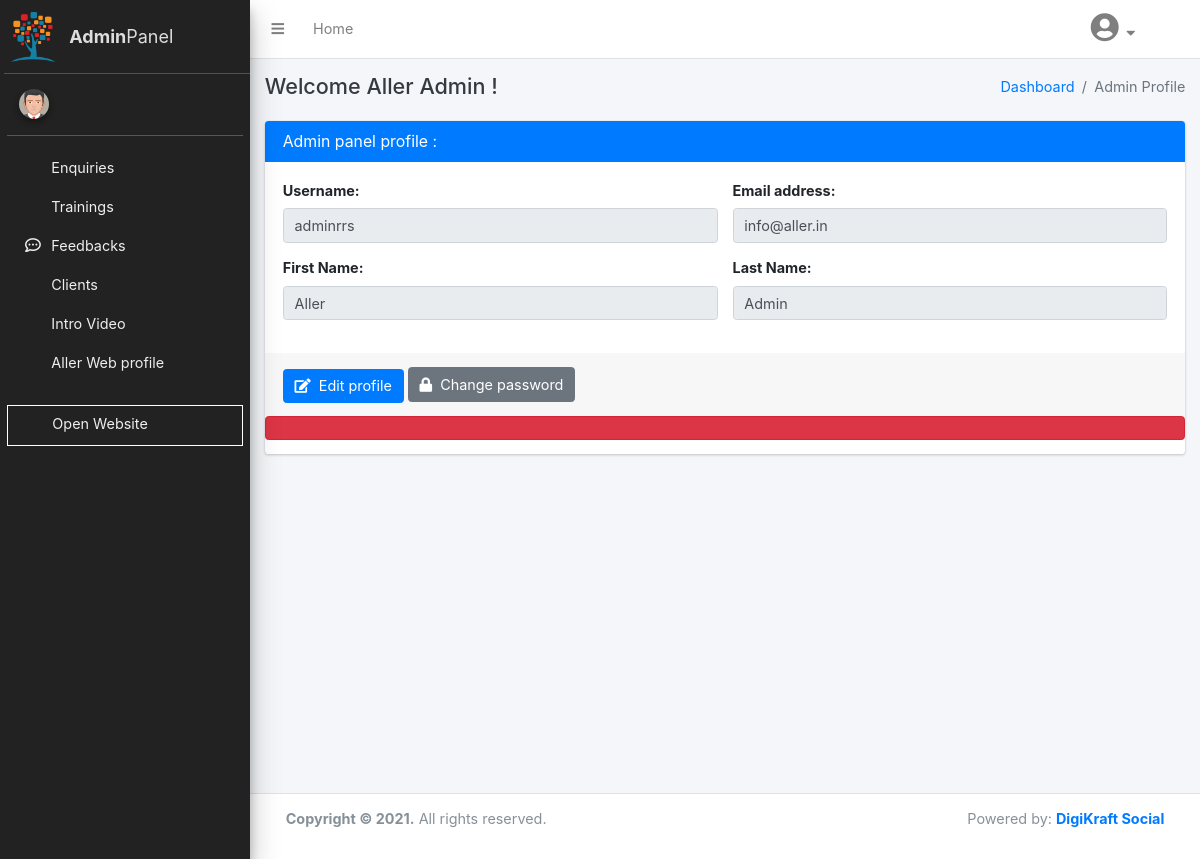
The page /index.php/login/changePwd on the database as committed earlier.
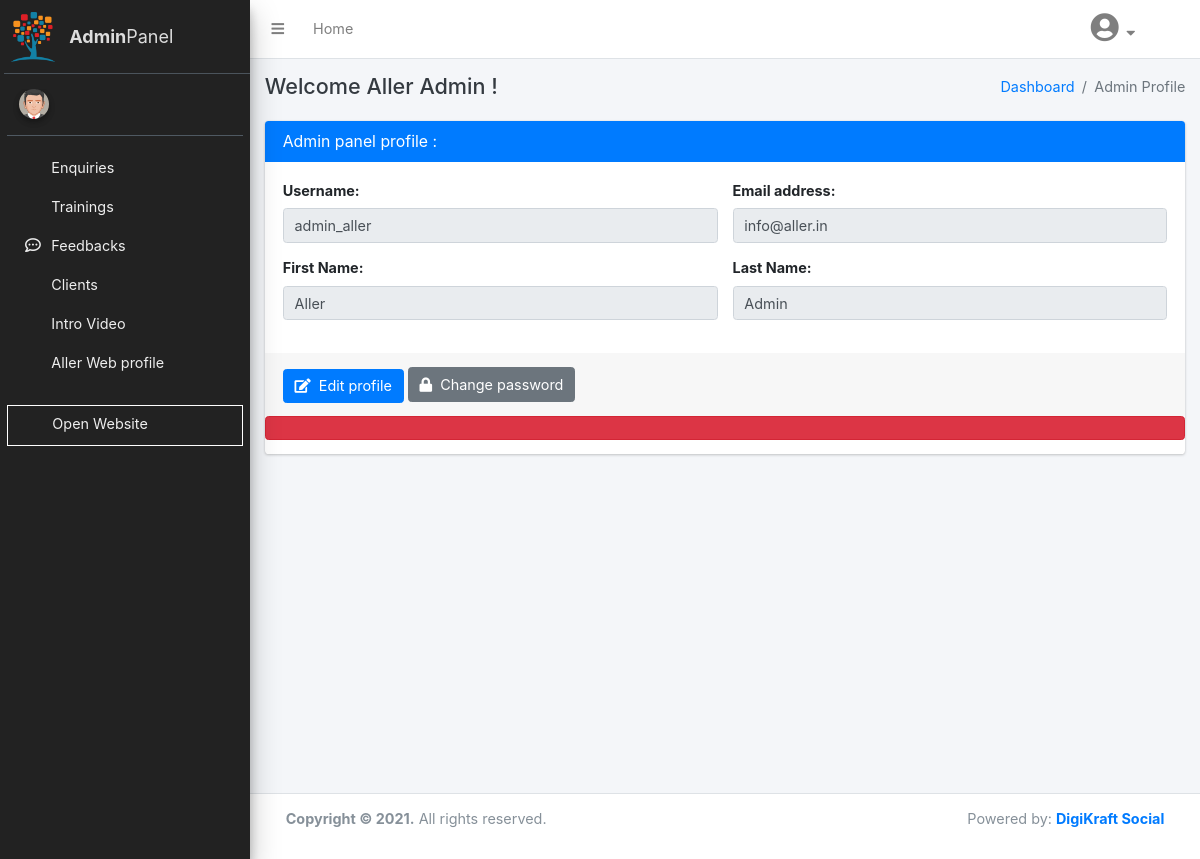
The same page on the database as committed later.
### tables this page shows
CREATE TABLE `users` (
  `user_id` int(11) NOT NULL,
  `username` varchar(50) NOT NULL,
  `pwd` varchar(255) NOT NULL,
  `fname` varchar(15) NOT NULL,
  `lname` varchar(15) NOT NULL,
  `email` varchar(500) NOT NULL,
  `status` varchar(15) NOT NULL DEFAULT 'active',
  `role` varchar(15) NOT NULL DEFAULT 'admin'
);

### application/controllers/Login.php (called while the page is built, shortened)
<?php
class Login extends MY_Controller {
    public function __construct(){
        $this->load->model('Auth_model', 'auth');
        $this->load->model('GetModel', 'fetch');
    }
    public function changePwd(){
        $this->form_validation->set_rules('oldp', 'Old Password', 'required|min_length[6]');
        $this->form_validation->set_rules('newp', 'New Password', 'required|min_length[6]');
        $this->form_validation->set_rules('cnfp', 'Confirm Password', 'required|min_length[6]');
        if($this->form_validation->run() == TRUE){
            $data=$this->input->post();
            $admProfile=$this->fetch->getAdminProfile();
            if($data['newp']==$data['cnfp']){
                if( password_verify($data['oldp'], $admProfile->pwd) ){
                    $hash['pwd'] = password_hash( $this->input->post('cnfp'), PASSWORD_DEFAULT );
                    $status=$this->auth->changeLoginPassword($hash, $admProfile->user_id);
                    if($status){
                        $this->session->set_flashdata('success','Password Updated !');
                        redirect('Admin/adminProfile');
                    }
                    else{
                        $this->session->set_flashdata('failed','Error !');
                        redirect('Admin/adminProfile');
                    }
                }
                else{
                    $this->session->set_flashdata('failed','Invalid old password !');
                    redirect('Admin/adminProfile');
                }
            }
            else{
                $this->session->set_flashdata('failed','New & confirm password should be same !');
                redirect('Admin/adminProfile');
            }
        }
        else{
            $admProfile=$this->fetch->getAdminProfile();
            $this->load->view( 'admin/adminheader', ['admProfile' => $admProfile, 'errors'=> validation_errors()] );
            $this->load->view('admin/adminaside');
            $this->load->view('admin/adminProfile');
            $this->load->view('admin/adminfooter');
        }
    }
}

### index.php (called while the page is built, shortened)
<?php
require_once BASEPATH.'core/CodeIgniter.php';

### application/models/GetModel.php (called while the page is built, shortened)
<?php
class GetModel extends CI_Model{
    public function getAdminProfile()
    {
        return $this->db->get('users')->row();
    }
}
?>

### application/views/admin/adminProfile.php (the view, shortened to what this page needs)
<div class="content-wrapper">
    <div class="content-header">
        <div class="container-fluid">
            <div class="row mb-4">
                <div class="col-md-6">
                    <h4 class="m-0 text-dark">Welcome <?php echo $admProfile->fname .'&nbsp;' . $admProfile->lname ?> !</h4>
                </div>
                <div class="col-md-6">
                    <ol class="breadcrumb float-sm-right">
                    <li class="breadcrumb-item"><a href="<?=base_url('Admin')?>">Dashboard</a></li>
                    <li class="breadcrumb-item active"><a >Admin Profile</a></li>
                    </ol>
                </div>
            </div>
            <div class="row adm-pro-row">
                <div class="col-md-12">
                    <div class="card card-primary">
                        <div class="card-header">
                            <h4 class="card-title">Admin panel profile :</h4>
                        </div>
                        <?php
                            $username1=$admProfile->username;
                            $email1=$admProfile->email;
                            $fname=$admProfile->fname;
                            $lname=$admProfile->lname;
                        ?>
                        <form role="form">
                            <div class="card-body">
                                <div class="row">
                                    <div class="form-group col-md-6">
                                        <label for="Uname">Username:</label>
                                        <input type="text" class="form-control" id="Uname" value="<?=$username1?>" disabled>
                                    </div>
                                    <div class="form-group col-md-6">
                                        <label for="Email">Email address:</label>
                                        <input type="email" class="form-control" id="Email" value="<?=$email1?>" disabled>
                                    </div>
                                </div>
                                <div class="row">
                                    <div class="form-group col-md-6">
                                        <label for="fname">First Name:</label>
                                        <input type="text" class="form-control" id="fname" value="<?=$fname?>" disabled>
                                    </div>
                                    <div class="form-group col-md-6">
                                        <label for="lname">Last Name:</label>
                                        <input type="text" class="form-control" id="lname" value="<?=$lname?>" disabled>
                                    </div>
                                </div>
                            </div>
                            <div class="card-footer">
                                <button type="button" class="btn btn-primary mt-1 mb-" data-toggle="modal" data-target="#edit-prof-modal"><i class="fa fa-edit"></i>&nbsp; Edit profile</button>
                                <button type="button" class="btn btn-secondary mt-1 mb-1" data-toggle="modal" data-target="#pwd-modal"><i class="fa fa-lock"></i>&nbsp; Change password</button>
                            </div>
                        </form>
                        <?php
                        if(isset($errors)){
                           echo '<span class="alert alert-danger">'.$errors.'</span>';
                            }
                        ?>
                    </div>
                </div>
            </div>
        </div>
    </div>
</div>

### application/views/admin/adminheader.php (shortened to what this page needs)
<!DOCTYPE html>
<html>
<head>
  <link rel="stylesheet" href="https://pro.fontawesome.com/releases/v5.10.0/css/all.css"/>
  <link rel="stylesheet" href="<?php echo base_url(); ?>assets/dist/css/adminlte.min.css">
  <link rel="stylesheet" href="<?php echo base_url(); ?>assets/plugins/datatables-bs4/css/dataTables.bootstrap4.css">
  <link rel="stylesheet" href="<?php echo base_url(); ?>assets/plugins/overlayScrollbars/css/OverlayScrollbars.min.css">
</head>
<body class="hold-transition sidebar-mini layout-fixed">
<div class="wrapper">
  <nav class="main-header navbar navbar-expand navbar-white navbar-light" >
    <ul class="navbar-nav">
      <li class="nav-item">
        <a class="nav-link" data-widget="pushmenu" href="#"><i class="fas fa-bars"></i></a>
      </li>
      <li class="nav-item d-none d-sm-inline-block">
        <a href="<?=base_url('Admin')?>" class="nav-link">Home</a>
      </li>
    </ul>
  <ul class="navbar-nav ml-auto">
    <li class="nav-item dropdown mr-5 mb-2">
      <a class="nav-link" data-toggle="dropdown" href="#">
        <i class="fas fa-user-circle fa-2x"></i> <i class="fas fa-caret-down fa-md ml-1"></i>
      </a>
    </li>
  </ul>
  </nav>

### application/views/admin/adminaside.php
<aside class="main-sidebar sidebar-dark-primary elevation-4">
  <a href="<?=base_url('Admin')?>" class="brand-link ml-1">
    <span class="brand-text text-lg d-flex  align-items-center"><img src="<?=base_url('assets/images/sidebar_logo.png')?>" alt="Logo" height="50px" class=""> <strong class="ml-3">Admin </strong>Panel</span>
  </a>
  <div class="sidebar">
    <div class="user-panel mt-3 pb-3 mb-3 d-flex">
      <div class="image">
        <img src="<?php echo base_url(); ?>assets/images/avatar5.png" class="img-circle elevation-2" alt="User Image">
      </div>
      <div class="info">
        <a href="<?=base_url('Admin/adminProfile')?>" class="d-block"> <?php echo $this->session->user->fname .'&nbsp;' . $this->session->user->lname ?> </a>
      </div>
    </div>
    <nav class="mt-2">
      <ul class="nav nav-pills nav-sidebar flex-column" data-widget="treeview" role="menu" data-accordion="false">
        <li class="nav-item">
          <a href="<?=base_url('Admin')?>" class="nav-link <?php if($this->uri->segment(2)==""){echo ' CustomActive';}?>">
            <i class="fa fa-list nav-icon"></i>
            <p>Enquiries</p>
          </a>
        </li>
        <li class="nav-item">
          <a href="<?=base_url('Admin/Trainings')?>" class="nav-link <?php if($this->uri->segment(2)=="Trainings"){echo ' CustomActive';}?>">
            <i class="fa fa-briefcase nav-icon"></i>
            <p>Trainings</p>
          </a>
        </li>
        <li class="nav-item">
          <a href="<?=base_url('Admin/Feedbacks')?>" class="nav-link <?php if($this->uri->segment(2)=="Feedbacks"){echo ' CustomActive';}?>">
            <i class="far fa-comment-dots nav-icon"></i>
            <p>Feedbacks</p>
          </a>
        </li>
        <li class="nav-item">
          <a href="<?=base_url('Admin/Clients')?>" class="nav-link <?php if($this->uri->segment(2)=="Clients"){echo ' CustomActive';}?>">
            <i class="fa fa-users nav-icon"></i>
            <p>Clients</p>
          </a>
        </li>
        <li class="nav-item">
          <a href="<?=base_url('Admin/Video')?>" class="nav-link <?php if($this->uri->segment(2)=="Video"){echo ' CustomActive';}?>">
            <i class="fa fa-video nav-icon"></i>
            <p>Intro Video</p>
          </a>
        </li>
        <li class="nav-item">
          <a href="<?=base_url('Admin/webProfile')?>" class="nav-link <?php if($this->uri->segment(2)=="webProfile"){echo ' CustomActive';}?>">
            <i class="fa fa-globe nav-icon"> </i>
            <p> <?=APP_NAME?> Web profile</p>
          </a>
        </li>
        <li class="nav-item mt-4" id="website-link">
          <a href="<?=base_url()?>" target=_blank class="nav-link">
            <i class="fas fa-external-link-alt nav-icon"></i>
            <p>Open Website</p>
          </a>
        </li>
      </ul>
    </nav>
  </div>
</aside>

### application/views/admin/adminfooter.php (shortened to what this page needs)
<footer class="main-footer px-5">
    <div class="row">
      <p>
        <strong>Copyright &copy; <?=date('Y')?>.</strong>
        All rights reserved.
      </p>
      <p class="ml-auto">Powered by: <a href="http://digikraftsocial.com" class="text-bold" target=_blank>DigiKraft Social</a></p>
    </div>
</footer>
</div>
</body>
</html>

### application/views/admin/adminheader.php (style rules this page uses)
html { font-size:90%; }

Rows that differ between the two databases and show on the page:
changed users "Aller": username "adminrrs" → "admin_aller"
